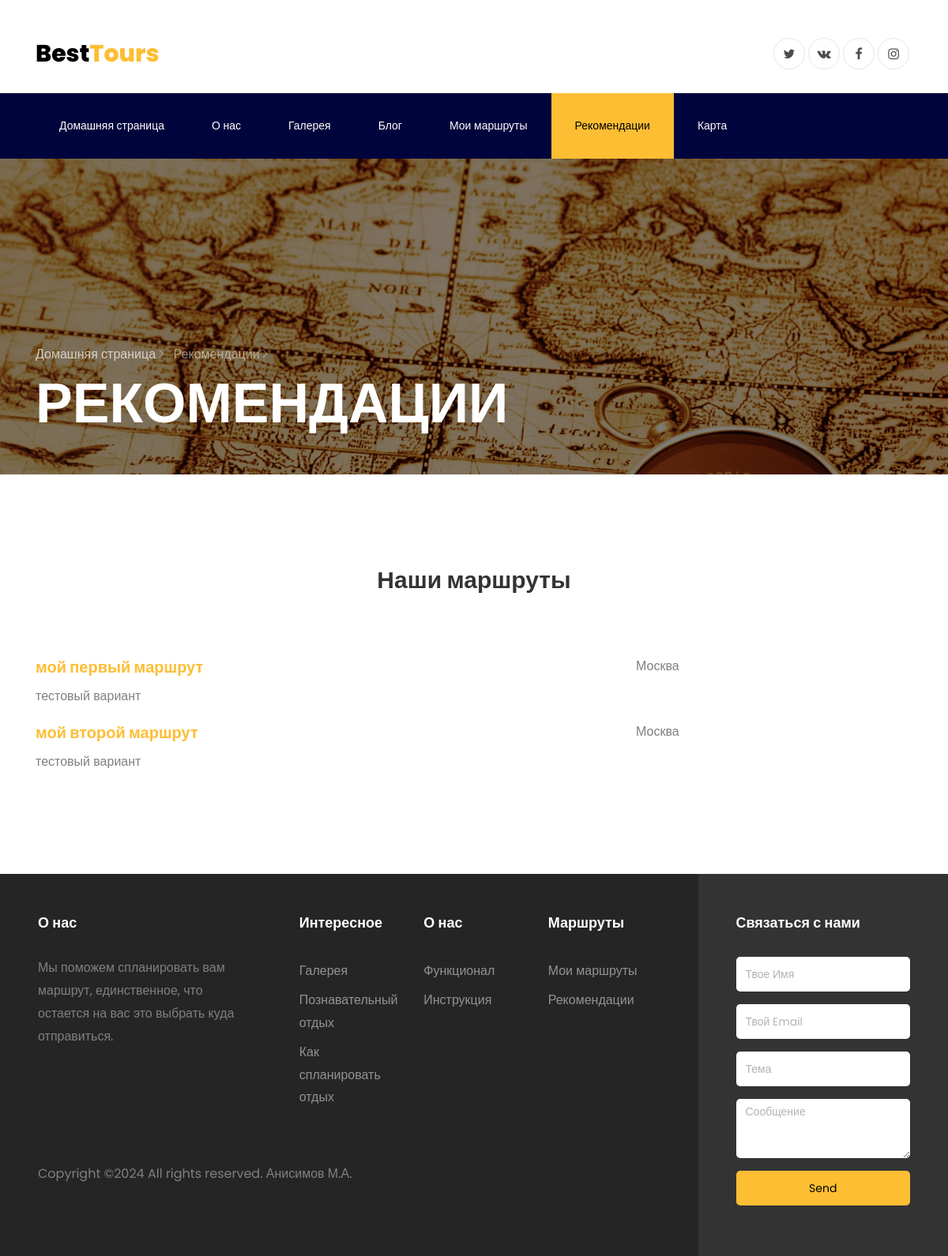
Page /recommendations on the earlier database version.
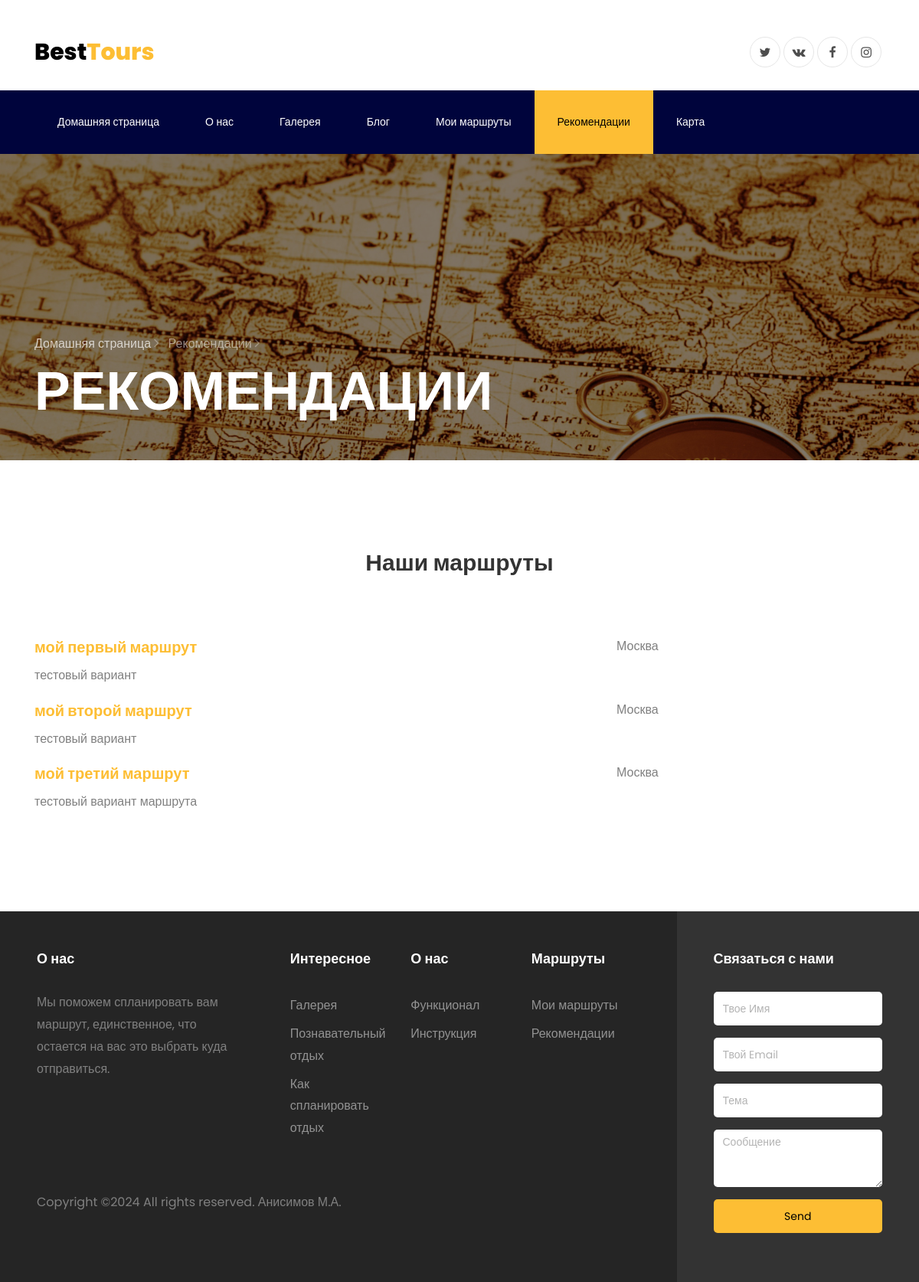
Same page on the later database version.
### WebSite/models.py (models this page shows)
class UserRoute(models.Model):
    user = models.ForeignKey(User, on_delete=models.CASCADE)
    city = models.CharField(max_length=100)
    route_name = models.CharField(max_length=100)
    route_text = models.CharField(max_length=500)
    points_list = models.TextField()
    coordinates_list = models.TextField(null=True, default=None)

### WebSite/views.py (the view)
# urls.py: path('recommendations', views.recommendations),
def recommendations(request):
    my_routs_list = UserRoute.objects.filter(user__is_superuser=1)
    routs = []
    for route in my_routs_list:
        temp = {"name": route.route_name,
                "city": route.city,
                "text": route.route_text,
                "id": route.id}
        routs.append(temp)
    data = {"routs": routs}
    return render(request, "recommendations.html", context=data)

### WebSite/templates/recommendations.html
{% extends "base.html" %}
{% load static %}
{% block p6 %}active{% endblock p6 %}
{% block content %}
    <section class="hero-wrap hero-wrap-2" style="background-image: url('{% static 'images/img_map.jpg' %}');" data-stellar-background-ratio="0.5">
      <div class="overlay"></div>
      <div class="container">
        <div class="row no-gutters slider-text align-items-end">
          <div class="col-md-9 ftco-animate pb-5">
          	<p class="breadcrumbs mb-2"><span class="mr-2"><a href="index.html">Домашняя страница <i class="ion-ios-arrow-forward"></i></a></span> <span>Рекомендации <i class="ion-ios-arrow-forward"></i></span></p>
            <h1 class="mb-0 bread">Рекомендации</h1>
          </div>
        </div>
      </div>
    </section>
    <section class="ftco-section">
    	<div class="container">
            <div class="row justify-content-center mb-5 pb-3">
              <div class="col-md-7 heading-section text-center ftco-animate">
                <h2>Наши маршруты</h2>
              </div>
            </div>
            {% for element in routs %}
    		    <div class="row">
    			<div class="col-md-8">
                    <h5 class="font-weight-bold"><a href="/cur_route/{{ element.id }}">{{ element.name }}</a></h5>
                    <p>{{ element.text }}</p>
    			</div>
    			<div class="col-md-4">
    				<p>{{ element.city }}</p>
    			</div>
    		</div>
            {% endfor %}
    	</div>
    </section>
{% endblock content %}

### WebSite/templates/base.html (shortened to what this page needs)
<!DOCTYPE html>
{% load static %}
<html lang="en">
  <head>
    <link href="https://stackpath.bootstrapcdn.com/font-awesome/4.7.0/css/font-awesome.min.css"  rel="stylesheet" >
    <link href="{% static 'css/animate.css' %}" rel="stylesheet">
    <link href="{% static 'css/owl.carousel.min.css' %}" rel="stylesheet">
    <link href="{% static 'css/owl.carousel.min.css' %}" rel="stylesheet">
    <link href="{% static 'css/owl.carousel.min.css' %}" rel="stylesheet">
    <link href="{% static 'css/ionicons.min.css' %}" rel="stylesheet">
    <link href="{% static 'css/flaticon.css' %}" rel="stylesheet">
    <link href="{% static 'css/icomoon.css' %}" rel="stylesheet">
    <link href="{% static 'css/style.css' %}" rel="stylesheet">
  </head>
  <body>
    <div class="container pt-5">
			<div class="row justify-content-between">
				<div class="col">
					<a class="navbar-brand" href="/">Best<span>Tours</span></a>
				</div>
				<div class="col d-flex justify-content-end">
					<div class="social-media">
		    		<p class="mb-0 d-flex">
		    			<a href="#" class="d-flex align-items-center justify-content-center"><span class="fa fa-twitter"><i class="sr-only">Twitter</i></span></a>
		    			<a href="#" class="d-flex align-items-center justify-content-center"><span class="fa fa-vk"><i class="sr-only">VK</i></span></a>
		    			<a href="#" class="d-flex align-items-center justify-content-center"><span class="fa fa-facebook"><i class="sr-only">Facebook</i></span></a>
		    			<a href="#" class="d-flex align-items-center justify-content-center"><span class="fa fa-instagram"><i class="sr-only">Instagram</i></span></a>
		    		</p>
	        </div>
				</div>
			</div>
		</div>
		<nav class="navbar navbar-expand-lg navbar-dark ftco_navbar bg-dark ftco-navbar-light" id="ftco-navbar">
	    <div class="container">
	      <div class="collapse navbar-collapse" id="ftco-nav">
	        <ul class="navbar-nav mr-auto">
	        	<li class="nav-item {% block p1 %}{% endblock p1 %}"><a href="/" class="nav-link">Домашняя страница</a></li>
                <li class="nav-item {% block p2 %}{% endblock p2 %}"><a href="/about" class="nav-link">О нас</a></li>
                <li class="nav-item {% block p3 %}{% endblock p3 %}"><a href="/gallery/1" class="nav-link">Галерея</a></li>
                <li class="nav-item {% block p4 %}{% endblock p4 %} dropdown"><a class="nav-link">Блог</a>
                </li>
	        	<li class="nav-item {% block p5 %}{% endblock p5 %}"><a href="/my_routs" class="nav-link">Мои маршруты</a></li>
                <li class="nav-item {% block p6 %}{% endblock p6 %}"><a href="/recommendations" class="nav-link">Рекомендации</a></li>
	        	<li class="nav-item {% block p7 %}{% endblock p7 %}"><a href="/routing" class="nav-link">Карта</a></li>
	        </ul>
	      </div>
	    </div>
	  </nav>
    {% block content%}{% endblock content %}
    <footer class="footer">
			<div class="container-fluid px-lg-5">
				<div class="row">
					<div class="col-md-9 py-5">
						<div class="row">
							<div class="col-md-4 mb-md-0 mb-4">
								<h2 class="footer-heading">О нас</h2>
								<p>Мы поможем спланировать вам маршрут, единственное, что остается на вас это выбрать куда отправиться.</p>
								<ul class="ftco-footer-social p-0">
                                </ul>
							</div>
							<div class="col-md-8">
								<div class="row justify-content-center">
									<div class="col-md-12 col-lg-10">
										<div class="row">
											<div class="col-md-4 mb-md-0 mb-4">
												<h2 class="footer-heading">Интересное</h2>
												<ul class="list-unstyled">
						              <li><a href="/gallery/1" class="py-1 d-block">Галерея</a></li>
						              <li><a href="/articles/1" class="py-1 d-block">Познавательный отдых</a></li>
						              <li><a href="/articles/2" class="py-1 d-block">Как спланировать отдых</a></li>
						            </ul>
											</div>
											<div class="col-md-4 mb-md-0 mb-4">
												<h2 class="footer-heading">О нас</h2>
												<ul class="list-unstyled">
						              <li><a href="/about" class="py-1 d-block">Функционал</a></li>
						              <li><a href="/about" class="py-1 d-block">Инструкция</a></li>
						            </ul>
											</div>
											<div class="col-md-4 mb-md-0 mb-4">
												<h2 class="footer-heading">Маршруты</h2>
												<ul class="list-unstyled">
						              <li><a href="/my_routs" class="py-1 d-block">Мои маршруты</a></li>
						              <li><a href="/recommendations" class="py-1 d-block">Рекомендации</a></li>
						            </ul>
											</div>
										</div>
									</div>
								</div>
							</div>
						</div>
						<div class="row mt-md-5">
							<div class="col-md-12">
								<p class="copyright">Copyright &copy;<script>document.write(new Date().getFullYear());</script> All rights reserved. Анисимов М.А.</p>
							</div>
						</div>
					</div>
					<div class="col-md-3 py-md-5 py-4 aside-stretch-right pl-lg-5">
						<h2 class="footer-heading">Связаться с нами</h2>
						<form method="post" action="/send_mes" class="contact-form">
                          <div class="form-group">
                            <input type="text" class="form-control" placeholder="Твое Имя" name="name">
                          </div>
                          <div class="form-group">
                            <input type="text" class="form-control" placeholder="Твой Email" name="gmail">
                          </div>
                          <div class="form-group">
                            <input type="text" class="form-control" placeholder="Тема" name="theme">
                          </div>
                          <div class="form-group">
                            <textarea name="mes" id="" cols="30" rows="3" class="form-control" placeholder="Сообщение"></textarea>
                          </div>
                          <div class="form-group">
                            <button type="submit" class="form-control submit px-3">Send</button>
                          </div>
                        </form>
					</div>
				</div>
			</div>
		</footer>
  </body>
</html>

Differences in the rows shown:
added UserRoute: name "мой третий маршрут", text "тестовый вариант маршрута", city "Москва"
